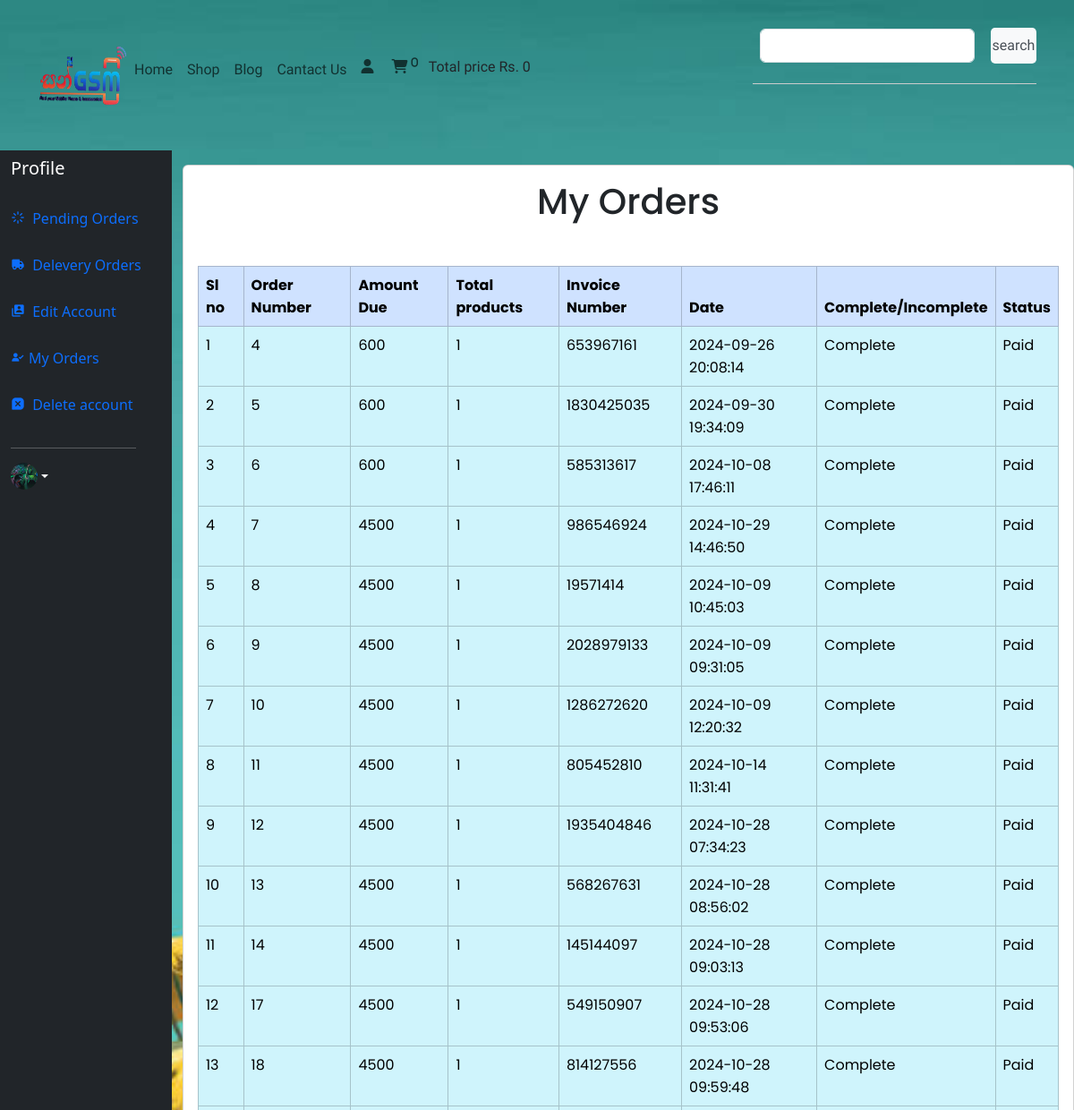
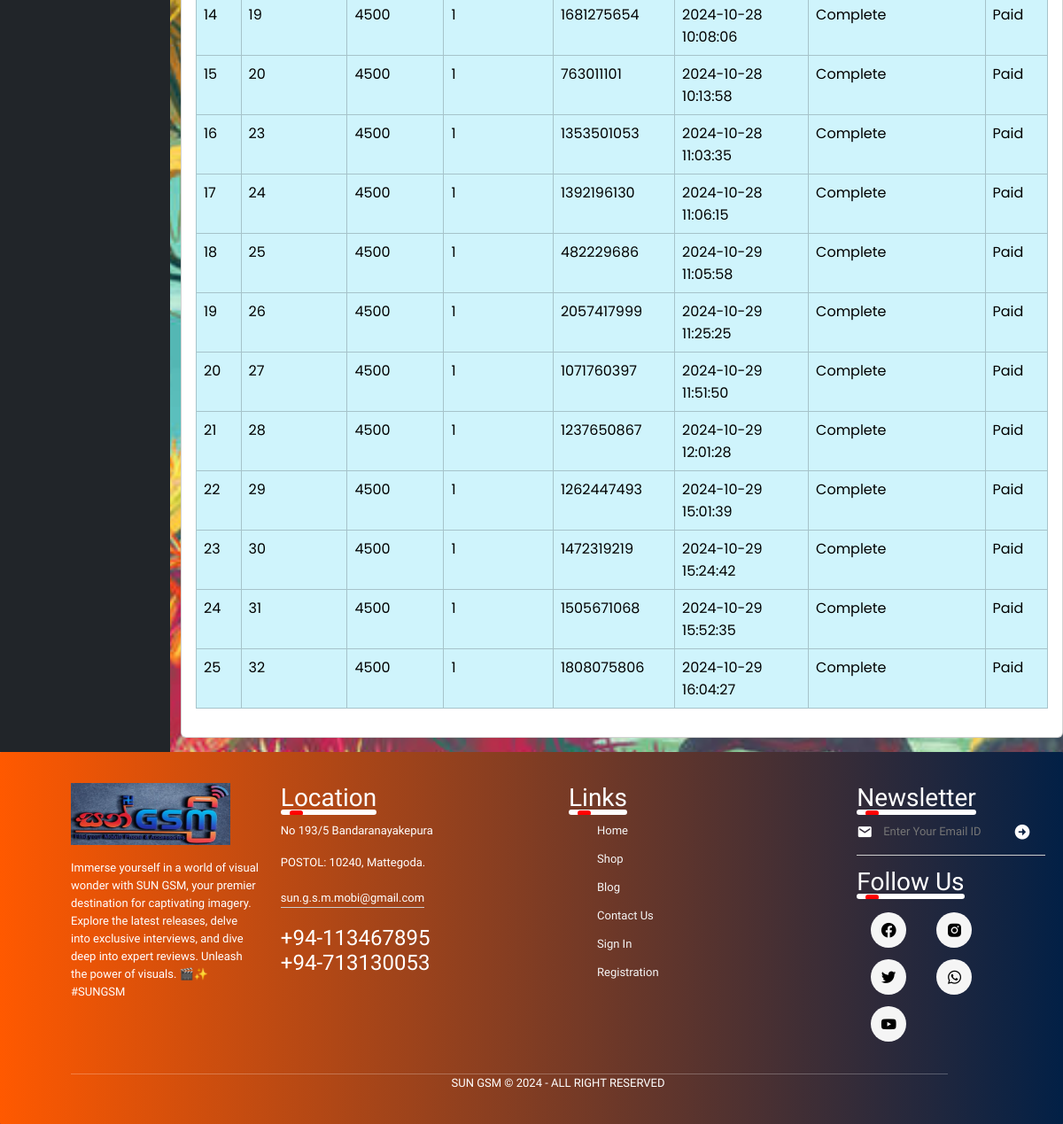
Before: /user_panel/profile.php?my_orders (signed in) with the older database file (2 pictures, top to bottom).
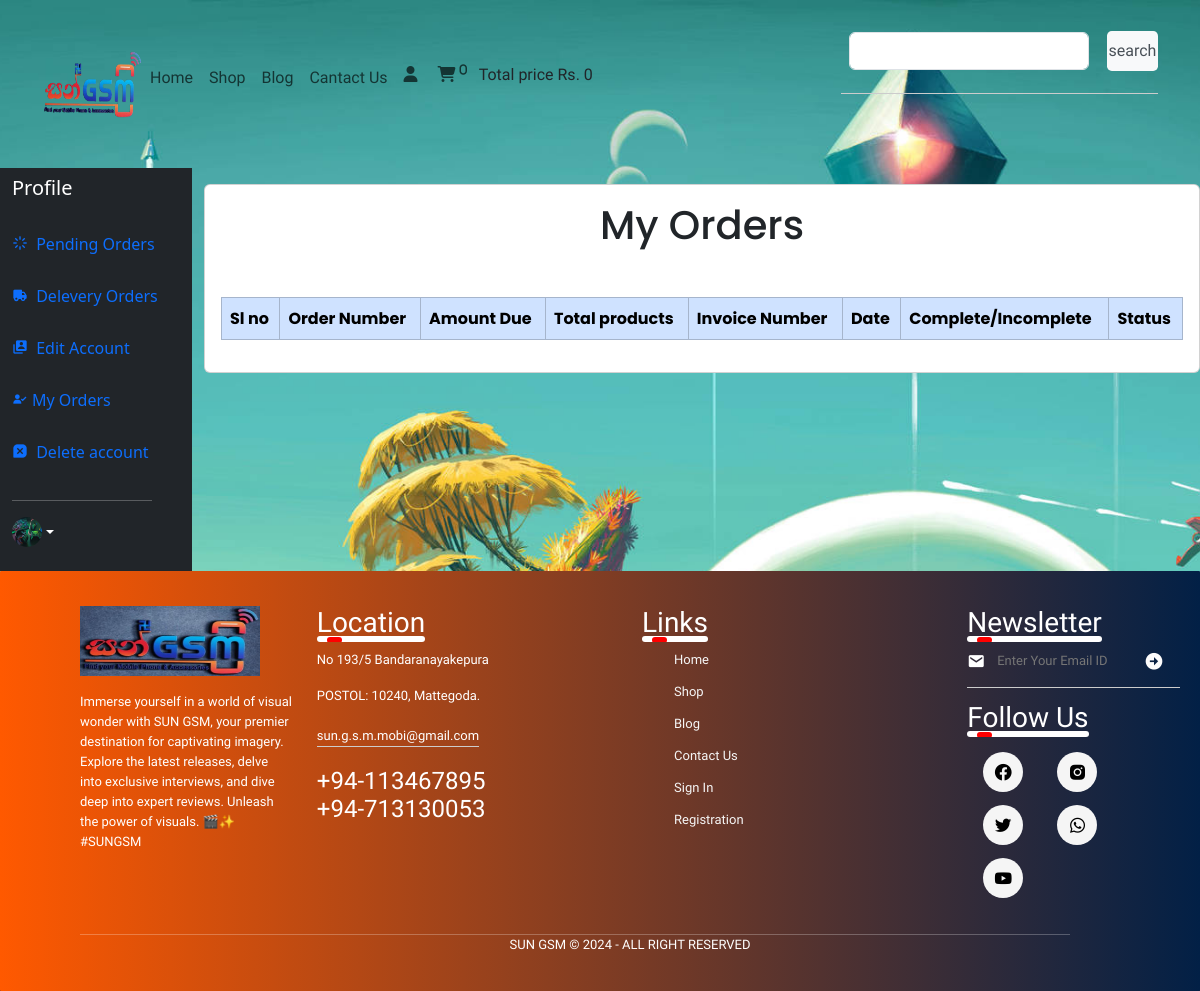
After: the same page with the newer database file.
### tables this page shows
CREATE TABLE `orders` (
  `order_id` int(11) NOT NULL,
  `user_id` int(11) NOT NULL,
  `amount_due` int(255) NOT NULL,
  `invoice_number` int(255) NOT NULL,
  `total_products` int(255) NOT NULL,
  `order_date` timestamp NOT NULL DEFAULT current_timestamp() ON UPDATE current_timestamp(),
  `order_status` varchar(255) NOT NULL,
  `email_sent` tinyint(1) DEFAULT 0
);

### user_panel/my_orders.php (the view, shortened to what this page needs)
<!DOCTYPE html>
<html lang="en">
<head>
    <link rel="stylesheet" href="https://cdnjs.cloudflare.com/ajax/libs/toastr.js/latest/toastr.min.css"
 />
</head>
<body>
    <?php
    $username = $_SESSION['username'];
    $get_user = "SELECT * FROM `user` WHERE username='$username'";
    $result = mysqli_query($con, $get_user);
    $row_fetch = mysqli_fetch_assoc($result);
    $user_id = $row_fetch['user_id'];
    ?>
    <div class="d-flex justify-content-center" style="border-radius: 15px; font-family:Poppins">
        <div class="card" style="width:100%;">
            <div class="card-body">
                <h1 class="text-center ">My Orders</h1>
                <table class="table table-bordered mt-5 ">
                    <thead class="table-primary">
                        <tr>
                            <th scope="col">Sl no</th>
                            <th scope="col">Order Number</th>
                            <th scope="col">Amount Due</th>
                            <th scope="col">Total products</th>
                            <th scope="col">Invoice Number</th>
                            <th scope="col">Date</th>
                            <th scope="col">Complete/Incomplete</th>
                            <th scope="col">Status</th>
                        </tr>
                    </thead>
                    <tbody>
                        <?php
                        $get_orders_details = "SELECT * FROM `orders` WHERE user_id='$user_id'";
                        $result_orders = mysqli_query($con, $get_orders_details);
                        $sl_order = 1;
                        while ($row_orders = mysqli_fetch_assoc($result_orders)) {
                            $order_id = $row_orders['order_id'];
                            $order_amount_due = $row_orders['amount_due'];
                            $order_invoice_number = $row_orders['invoice_number'];
                            $order_total_products = $row_orders['total_products'];
                            $order_order_date = $row_orders['order_date'];
                            $order_status = $row_orders['order_status'];
                            if ($order_status == 'Complete') {
                                $order_status = "Complete";
                                echo "
        <tr class='table-info'>
            <td>$sl_order</td>
            <td>$order_id</td>
            <td>$order_amount_due</td>
            <td>$order_total_products</td>
            <td>$order_invoice_number</td>
            <td>$order_order_date</td>
            <td>$order_status</td>
            <td>Paid</a></td>
        </tr>";
                                $sl_order++;
                            }
                        }
                        ?>
                    </tbody>
                </table>
            </div>
        </div>
    </div>
</body>
</html>

Changed rows visible on the page:
removed orders: order_id "4", amount_due "600", total_products "1", invoice_number "653967161", order_date "2024-09-26 20:08:14", order_status "Complete"
removed orders: order_id "5", amount_due "600", total_products "1", invoice_number "1830425035", order_date "2024-09-30 19:34:09", order_status "Complete"
removed orders: order_id "6", amount_due "600", total_products "1", invoice_number "585313617", order_date "2024-10-08 17:46:11", order_status "Complete"
removed orders: order_id "7", amount_due "4500", total_products "1", invoice_number "986546924", order_date "2024-10-29 14:46:50", order_status "Complete"
removed orders: order_id "8", amount_due "4500", total_products "1", invoice_number "19571414", order_date "2024-10-09 10:45:03", order_status "Complete"
removed orders: order_id "9", amount_due "4500", total_products "1", invoice_number "2028979133", order_date "2024-10-09 09:31:05", order_status "Complete"
removed orders: order_id "10", amount_due "4500", total_products "1", invoice_number "1286272620", order_date "2024-10-09 12:20:32", order_status "Complete"
removed orders: order_id "11", amount_due "4500", total_products "1", invoice_number "805452810", order_date "2024-10-14 11:31:41", order_status "Complete"
removed orders: order_id "12", amount_due "4500", total_products "1", invoice_number "1935404846", order_date "2024-10-28 07:34:23", order_status "Complete"
removed orders: order_id "13", amount_due "4500", total_products "1", invoice_number "568267631", order_date "2024-10-28 08:56:02", order_status "Complete"
removed orders: order_id "14", amount_due "4500", total_products "1", invoice_number "145144097", order_date "2024-10-28 09:03:13", order_status "Complete"
removed orders: order_id "17", amount_due "4500", total_products "1", invoice_number "549150907", order_date "2024-10-28 09:53:06", order_status "Complete"
removed orders: order_id "18", amount_due "4500", total_products "1", invoice_number "814127556", order_date "2024-10-28 09:59:48", order_status "Complete"
removed orders: order_id "19", amount_due "4500", total_products "1", invoice_number "1681275654", order_date "2024-10-28 10:08:06", order_status "Complete"
removed orders: order_id "20", amount_due "4500", total_products "1", invoice_number "763011101", order_date "2024-10-28 10:13:58", order_status "Complete"
removed orders: order_id "23", amount_due "4500", total_products "1", invoice_number "1353501053", order_date "2024-10-28 11:03:35", order_status "Complete"
removed orders: order_id "24", amount_due "4500", total_products "1", invoice_number "1392196130", order_date "2024-10-28 11:06:15", order_status "Complete"
removed orders: order_id "25", amount_due "4500", total_products "1", invoice_number "482229686", order_date "2024-10-29 11:05:58", order_status "Complete"
removed orders: order_id "26", amount_due "4500", total_products "1", invoice_number "2057417999", order_date "2024-10-29 11:25:25", order_status "Complete"
removed orders: order_id "27", amount_due "4500", total_products "1", invoice_number "1071760397", order_date "2024-10-29 11:51:50", order_status "Complete"
removed orders: order_id "28", amount_due "4500", total_products "1", invoice_number "1237650867", order_date "2024-10-29 12:01:28", order_status "Complete"
removed orders: order_id "29", amount_due "4500", total_products "1", invoice_number "1262447493", order_date "2024-10-29 15:01:39", order_status "Complete"
removed orders: order_id "30", amount_due "4500", total_products "1", invoice_number "1472319219", order_date "2024-10-29 15:24:42", order_status "Complete"
removed orders: order_id "31", amount_due "4500", total_products "1", invoice_number "1505671068", order_date "2024-10-29 15:52:35", order_status "Complete"
removed orders: order_id "32", amount_due "4500", total_products "1", invoice_number "1808075806", order_date "2024-10-29 16:04:27", order_status "Complete"
